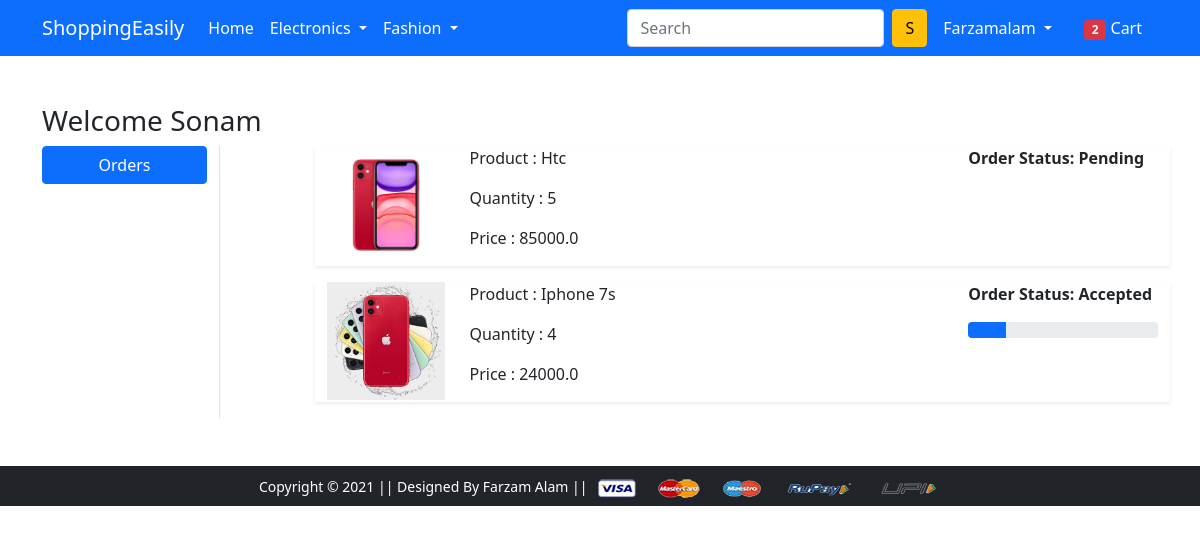
Page /orders/ (signed in) on the committed database.
### app/models.py (models this page shows, shortened)
class OrderPlaced(models.Model):
    user = models.ForeignKey(User, on_delete=models.CASCADE)
    customer = models.ForeignKey(Customer, on_delete=models.CASCADE)
    product = models.ForeignKey(Product, on_delete=models.CASCADE)
    quantity = models.PositiveIntegerField(default=1)
    ordered_date = models.DateTimeField(auto_now_add=True)
    status = models.CharField(max_length=50, choices=STATUS_CHOICES, default='Pending')
    @property
    def total_cost(self):
        return self.quantity * self.product.discount_price

class Product(models.Model):
    title = models.CharField(max_length=100)
    selling_price = models.FloatField()
    discount_price = models.FloatField()
    description = models.TextField()
    brand = models.TextField()
    category = models.CharField(choices=CATEGOTY_CHOICES, max_length=3)
    product_image = models.ImageField(upload_to='product_img')

### app/views.py (the view)
# urls.py: path('orders/', views.orders, name='orders'),
@login_required
def orders(request):
    user = request.user
    orders = OrderPlaced.objects.filter(user=user)
    context = {'orders':orders}
    return render(request, 'app/orders.html', context)

### app/context_processors.py (called while the page is built)
def cart_count(request):
    if request.user.is_authenticated:
        carts = Cart.objects.filter(user=request.user)
        count = carts.count()
        return {'cart_count':count}
    else:
        return {'count':0}

### app/templates/app/orders.html (shortened to what this page needs)
{% extends 'app/base.html' %}
{% load static %}
{% block main-content %}
<div class="container my-5">
 <div class="row">
 <h3>Welcome Sonam</h3>
  <div class="col-sm-2 border-end">
   <ul class="list-unstyled">
    <li class="d-grid"><a href="{% url 'orders' %}" class="btn btn-primary">Orders</a></li>
   </ul>
  </div>
  <div class="col-sm-9 offset-sm-1">
    {% for order in orders %}
        <div class="row shadow-sm mb-3">
            <div class="col-sm-2">
                <img src="{{order.product.product_image.url}}" alt="" class="img-fluid" height="150" width="150">
            </div>
            <div class="col-sm-7">
                <p>Product : {{order.product.title}} </p>
                <p>Quantity : {{order.quantity}} </p>
                <p>Price : {{order.total_cost}} </p>
            </div>
            <div class="col-sm-3 fw-bold">
                <p>Order Status: {{order.status}} </p>
                {% if order.status == "Accepted" %}
                    <div class="progress">
                        <div class="progress-bar" role="progressbar" style="width: 20%" aria-valuenow="20" aria-valuemin="0" aria-valuemax="100"></div>
                    </div>
                {% endif %}
            </div>
        </div>
    {% endfor %}
  </div>
 </div>
</div>
{% endblock main-content %}

### app/templates/app/base.html (shortened to what this page needs)
<!doctype html>
{% load static %}
<html lang="en">
  <head>
    <link href="https://cdn.jsdelivr.net/npm/bootstrap@5.0.0-beta1/dist/css/bootstrap.min.css" rel="stylesheet">
    <link rel="stylesheet" href="{% static 'app/css/owl.carousel.min.css' %}">
    <link rel="stylesheet" href="{% static 'app/css/all.min.css' %}">
    <link rel="stylesheet" href="{% static 'app/css/style.css' %}">
  </head>
  <body>
    <nav class="navbar navbar-expand-lg navbar-dark bg-primary">
     <div class="container">
       <a class="navbar-brand" href="/">ShoppingEasily</a>
       <div class="collapse navbar-collapse" id="navbarSupportedContent">
         <ul class="navbar-nav me-auto mb-2 mb-lg-0">
           <li class="nav-item">
             <a class="nav-link active" aria-current="page" href="/">Home</a>
           </li>
           <li class="nav-item dropdown">
             <a class="nav-link dropdown-toggle text-white" href="#" id="electronicsDropdown" role="button" data-bs-toggle="dropdown" aria-expanded="false">
               Electronics
             </a>
           </li>
           <li class="nav-item dropdown">
             <a class="nav-link dropdown-toggle text-white" href="#" id="fashionDropdown" role="button" data-bs-toggle="dropdown" aria-expanded="false">
               Fashion
             </a>
           </li>
         </ul>
         <form class="d-flex">
           <input class="form-control me-2" type="search" placeholder="Search" aria-label="Search">
           <button class="btn btn-warning" type="submit">S</button>
         </form>
         <div>
          <ul class="navbar-nav me-auto mb-2 mb-lg-0">
          {% if request.user.is_authenticated %}
            <li class="nav-item dropdown mx-2">
              <a class="nav-link dropdown-toggle text-white" href="#" id="profileDropdown" role="button" data-bs-toggle="dropdown" aria-expanded="false">
                {{request.user.username|title}}
              </a>
            </li>
              <li class="nav-item mx-2">
                <a href="{% url 'show-cart' %}" class="nav-link text-white"><span class="badge bg-danger">{{cart_count}}</span> Cart </a>
              </li>
            {% endif %}
          </ul>
         </div>
       </div>
     </div>
    </nav>
    {% block main-content %} {% endblock main-content %}
    <footer class="container-fluid bg-dark text-center p-2 mt-5">
        <small class="text-white">Copyright &copy; 2021 || Designed By Farzam Alam || </small>
        <img src="{% static 'app/images/payment.png' %}" alt="" srcset="" class="img-fluid" height="2px">
    </footer>
  </body>
</html>

### rows in the picture
OrderPlaced: product.product_image (picture), product "Htc", quantity "5", total_cost "85000.0", status "Pending"
OrderPlaced: product.product_image (picture), product "Iphone 7s", quantity "4", total_cost "24000.0", status "Accepted"

### other values in the picture
{{ request.user.username|title }} "Farzamalam"
{{ cart_count }} "2"
